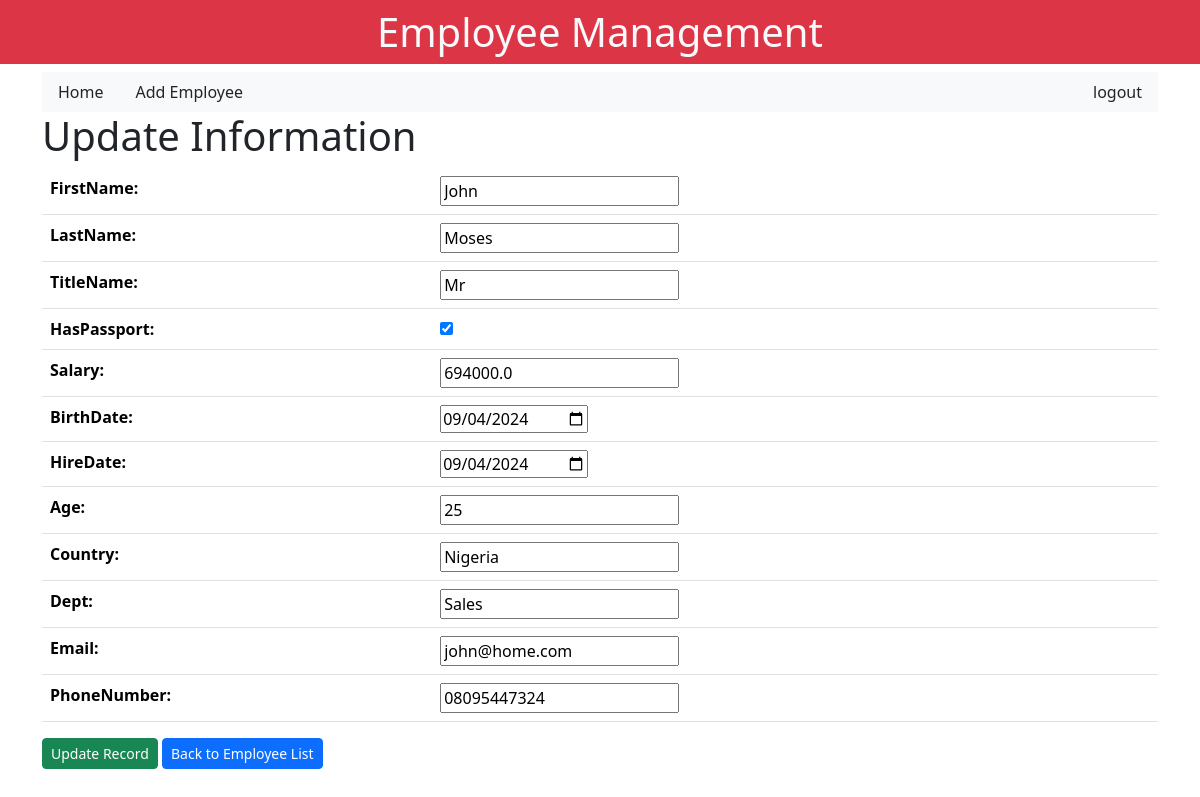
The page /employeeupdate/8 on the database its author committed.
### emp/models.py (models this page shows, shortened)
class Employee(models.Model):
    firstName = models.CharField(max_length=60, blank=True)
    lastName = models.CharField(max_length=60)
    titleName = models.CharField(max_length=60)
    hasPassport = models.BooleanField()
    salary = models.FloatField()
    birthDate = models.DateField()
    hireDate = models.DateField()
    age = models.IntegerField(default=None)
    country = models.CharField(max_length=60, default='')
    dept = models.CharField(max_length=60, default='')
    email = models.EmailField(max_length=100, default=None)
    phoneNumber = models.CharField(max_length=20, default=None)

### emp/views.py (the view)
# urls.py: path('employeeupdate/<int:id>', views.employeeUpdate, name='employeeupdate'),
def employeeUpdate(request, id):
    employee = Employee.objects.get(id=id)
    form = EmployeeForm(instance=employee)
    if request.method == 'POST':
        form = EmployeeForm(request.POST)# instance=emp)
        if form.is_valid():
            form.save()
        return redirect('allemployees')
    dict = {'form': form}
    return render(request, 'emp/updateemployee.html', context=dict)

### emp/forms.py
class EmployeeForm(forms.ModelForm):
    class Meta:
        model = Employee
        fields = '__all__'
        widgets = {
            'birthDate': forms.widgets.DateInput(attrs={'type': 'date'}),
            'hireDate': forms.widgets.DateInput(attrs={'type': 'date'}),
        }

### templates/emp/updateemployee.html (shortened to what this page needs)
{% extends 'base.html' %}
{% block content %}
<h1>Update Information</h1>
<form action="" method="POST">
    <table class="table">
        {{form.as_table}}
    </table>
    <input type="submit" name="" class="btn btn-success btn-sm" value="Update Record">
    <a class="btn btn-primary btn-sm" href="{% url 'allemployees' %}">Back to Employee List</a>
</form>
{% endblock %}

### rows shown on the page
Employee: firstName "John", lastName "Moses", titleName "Mr", hasPassport "☑", salary "694000.0", birthDate "09/04/2024", hireDate "09/04/2024", age "25", country "Nigeria", dept "Sales", email "john@home.com", phoneNumber "08095447324"
